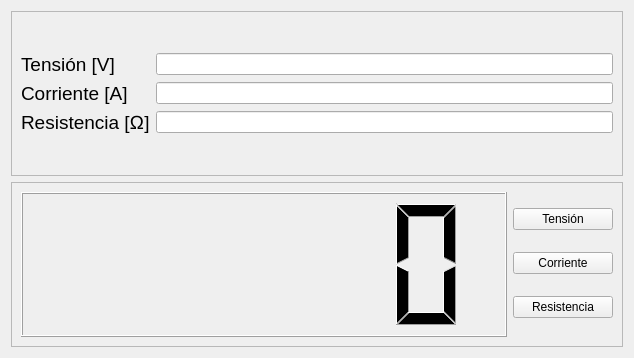
<?xml version="1.0" encoding="UTF-8"?>
<ui version="4.0">
 <class>Form</class>
 <widget class="QWidget" name="Form">
  <property name="geometry">
   <rect>
    <x>0</x>
    <y>0</y>
    <width>634</width>
    <height>358</height>
   </rect>
  </property>
  <property name="windowTitle">
   <string>Form</string>
  </property>
  <layout class="QVBoxLayout" name="verticalLayout">
   <item>
    <widget class="QFrame" name="frame">
     <property name="frameShape">
      <enum>QFrame::StyledPanel</enum>
     </property>
     <property name="frameShadow">
      <enum>QFrame::Raised</enum>
     </property>
     <layout class="QVBoxLayout" name="verticalLayout_2">
      <item>
       <layout class="QGridLayout" name="gridLayout">
        <item row="2" column="0">
         <widget class="QLabel" name="label_3">
          <property name="font">
           <font>
            <pointsize>14</pointsize>
           </font>
          </property>
          <property name="text">
           <string>Resistencia [Ω]</string>
          </property>
         </widget>
        </item>
        <item row="0" column="0">
         <widget class="QLabel" name="label">
          <property name="font">
           <font>
            <pointsize>14</pointsize>
           </font>
          </property>
          <property name="text">
           <string>Tensión [V]</string>
          </property>
         </widget>
        </item>
        <item row="1" column="0">
         <widget class="QLabel" name="label_2">
          <property name="font">
           <font>
            <pointsize>14</pointsize>
           </font>
          </property>
          <property name="text">
           <string>Corriente [A]</string>
          </property>
         </widget>
        </item>
        <item row="0" column="1">
         <widget class="QLineEdit" name="input_tension">
          <property name="alignment">
           <set>Qt::AlignRight|Qt::AlignTrailing|Qt::AlignVCenter</set>
          </property>
         </widget>
        </item>
        <item row="1" column="1">
         <widget class="QLineEdit" name="input_corriente">
          <property name="alignment">
           <set>Qt::AlignRight|Qt::AlignTrailing|Qt::AlignVCenter</set>
          </property>
         </widget>
        </item>
        <item row="2" column="1">
         <widget class="QLineEdit" name="input_resistencia">
          <property name="alignment">
           <set>Qt::AlignRight|Qt::AlignTrailing|Qt::AlignVCenter</set>
          </property>
         </widget>
        </item>
       </layout>
      </item>
     </layout>
    </widget>
   </item>
   <item>
    <widget class="QFrame" name="frame_2">
     <property name="frameShape">
      <enum>QFrame::StyledPanel</enum>
     </property>
     <property name="frameShadow">
      <enum>QFrame::Raised</enum>
     </property>
     <layout class="QHBoxLayout" name="horizontalLayout">
      <item>
       <widget class="QLCDNumber" name="lcd_resultado">
        <property name="font">
         <font>
          <pointsize>16</pointsize>
         </font>
        </property>
        <property name="smallDecimalPoint">
         <bool>true</bool>
        </property>
        <property name="value" stdset="0">
         <double>0.000000000000000</double>
        </property>
        <property name="intValue" stdset="0">
         <number>0</number>
        </property>
       </widget>
      </item>
      <item>
       <layout class="QVBoxLayout" name="verticalLayout_3">
        <item>
         <widget class="QPushButton" name="pb_tension">
          <property name="maximumSize">
           <size>
            <width>100</width>
            <height>16777215</height>
           </size>
          </property>
          <property name="text">
           <string>Tensión</string>
          </property>
         </widget>
        </item>
        <item>
         <widget class="QPushButton" name="pb_corriente">
          <property name="maximumSize">
           <size>
            <width>100</width>
            <height>16777215</height>
           </size>
          </property>
          <property name="text">
           <string>Corriente</string>
          </property>
         </widget>
        </item>
        <item>
         <widget class="QPushButton" name="pb_resistencia">
          <property name="maximumSize">
           <size>
            <width>100</width>
            <height>16777215</height>
           </size>
          </property>
          <property name="text">
           <string>Resistencia</string>
          </property>
         </widget>
        </item>
       </layout>
      </item>
     </layout>
    </widget>
   </item>
  </layout>
 </widget>
 <resources/>
 <connections/>
</ui>
